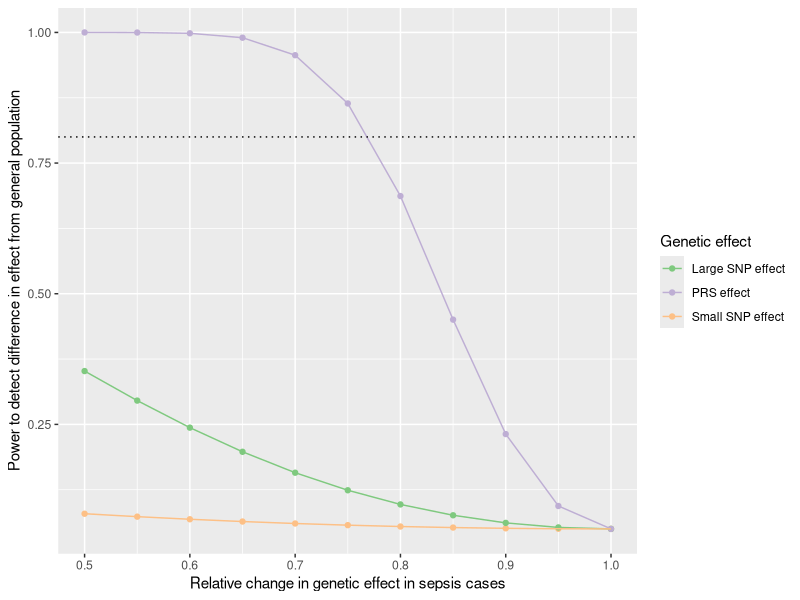

This chart was generated by the following R code:
## ---- chunk 1
# Objective
# For some genetic effect estimate with HDL in the general population (e.g. PRS or single SNP effect, n=500000)
# what is the power to detect a significant difference in this effect in sepsis cases (e.g. n=1000)

library(metafor)
library(dplyr)
library(ggplot2)

calculate_power <- function(b_baseline, n_baseline, b_alternative, n_alternative) {
  # Calculate the standard error of the baseline effect
  se_baseline <- 1 / sqrt(n_baseline)
  
  # Calculate the standard error of the alternative effect
  se_alternative <- 1 / sqrt(n_alternative)
    
  # Calculate the non-central chi-square statistic 
  qe <- metafor::rma.uni(
    c(b_baseline, b_alternative), 
    sei=c(se_baseline, se_alternative), 
    method="FE"
  )$QE

  # Calculate the power using the non-central chi-square distribution with 1 df
  power <- pchisq(qchisq(0.05, df = 1, lower.tail = FALSE), df = 1, ncp = qe, lower.tail = FALSE)
  
  return(power)
}

# Set the parameters
param <- expand.grid(
    b_baseline = sqrt(c(0.001, 0.01, 0.15)),
    n_baseline = 500000,
    n_alternative = 1000,
    perc_change_range = seq(0.5, 1, by = 0.05),
    eff=""
) %>% mutate(
    eff=case_when(b_baseline == sqrt(0.001) ~ "Small SNP effect", b_baseline == sqrt(0.01) ~ "Large SNP effect", b_baseline == sqrt(0.15) ~ "PRS effect"),
    b_alternative = b_baseline * perc_change_range
    )

# Calculate power
for(i in 1:nrow(param)) {
    param$power[i] <- calculate_power(param$b_baseline[i], param$n_baseline[i], param$b_alternative[i], param$n_alternative[i])
}

# Plot
ggplot(param, aes(x=perc_change_range, y=power, colour=eff)) +
    geom_point() +
    geom_line() +
    geom_hline(yintercept=0.8, linetype="dotted") +
    scale_colour_brewer(type="qual") +
    labs(x="Relative change in genetic effect in sepsis cases", y="Power to detect difference in effect from general population", colour="Genetic effect")
